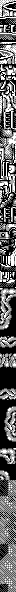

The image is a tile-based game level rendered from a .tmx file. Its description and complete source (layers, tilesets, objects, tile grids) follow:
An orthogonal 2x74 tile map with 8x8 px tiles, 1 tile layer (metatiles).

<map height="74" orientation="orthogonal" renderorder="right-down" tileheight="8" tilewidth="8" width="2">
	<tileset firstgid="1" tilewidth="8" tileheight="8">
		<image source="../../../gfx/tilesets/gfx_054_4830.png" />
	</tileset>
	<layer height="74" id="1" name="metatiles" width="2">
		<data encoding="csv">
2, 4,
3, 5,
6, 8,
7, 9,
10, 12,
11, 13,
14, 16,
15, 17,
18, 20,
19, 21,
22, 24,
23, 25,
26, 28,
27, 29,
30, 32,
31, 33,
34, 36,
35, 37,
38, 40,
39, 41,
42, 44,
43, 45,
46, 48,
47, 49,
50, 52,
51, 53,
54, 56,
55, 57,
58, 60,
59, 61,
62, 64,
63, 65,
66, 68,
67, 69,
70, 72,
71, 73,
74, 76,
75, 77,
78, 80,
79, 81,
82, 84,
83, 85,
86, 88,
87, 89,
90, 92,
91, 93,
85, 85,
85, 85,
94, 96,
95, 97,
85, 99,
98, 100,
101, 103,
102, 104,
105, 106,
85, 107,
108, 110,
109, 111,
112, 85,
113, 114,
115, 117,
116, 118,
119, 121,
120, 118,
122, 124,
123, 125,
119, 124,
123, 125,
115, 117,
126, 118,
119, 117,
120, 118,
119, 117,
116, 118</data>
	</layer>
</map>
